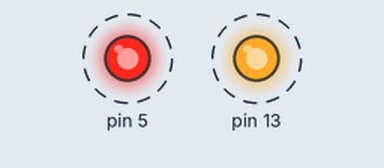
This sketch was run on a simulated Arduino Uno, built with avr-gcc and run on an emulated ATmega328P. Shown: output pins drawn as LEDs (lit = HIGH). Dashed ring = blinking.

Above: at 0.5 s.
Timing chart, 0 to 4.6 s (numbered marks = the images above):
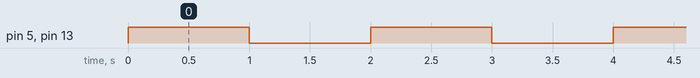

The sketch:

sketch.ino
```cpp
void setup() {
  // put your setup code here, to run once:
  pinMode(13, OUTPUT);
  pinMode(5, OUTPUT);
}

void loop() {
  // put your main code here, to run repeatedly:
  digitalWrite(13, HIGH);
  digitalWrite(5, HIGH);
  delay(1000); //espera 1 segundo
  digitalWrite(13, LOW);
  digitalWrite(5, LOW);
  delay(1000);
}
```

Measured:
- by itself, pin 5, pin 13: alternates HIGH for 1.0 s and LOW for 1.0 s
